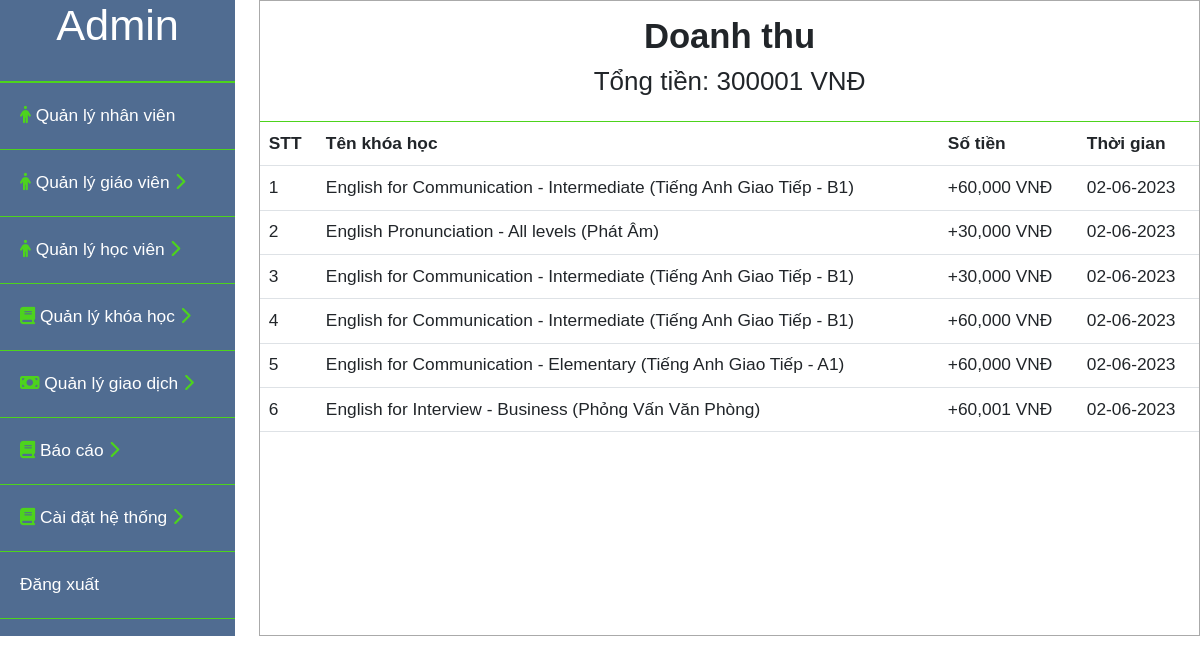
/admin/doanhthu.php, run on the app's committed database.
### tables this page shows
CREATE TABLE `doanhthu` (
  `id` int(11) NOT NULL,
  `idkhoahoc` int(11) NOT NULL,
  `sotien` int(11) NOT NULL,
  `tongtienconlai` int(11) NOT NULL,
  `thoigian` date NOT NULL DEFAULT current_timestamp()
);

CREATE TABLE `theloaikhoahoc` (
  `id` int(11) NOT NULL,
  `tenkhoahoc` varchar(255) NOT NULL,
  `mota` text NOT NULL
);

### admin/doanhthu.php (the view, shortened to what this page needs)
<?php
    include("../user/connect.php");
    $sql_lsgd = "SELECT doanhthu.*, theloaikhoahoc.tenkhoahoc
                    FROM doanhthu,theloaikhoahoc,khoahocgiaovien
                    WHERE doanhthu.idkhoahoc = khoahocgiaovien.id
                    and khoahocgiaovien.theloaikhoahocid=theloaikhoahoc.id";
    $stmt_lsgd  = $conn->prepare($sql_lsgd);
    $query_lsgd  = $stmt_lsgd->execute();
    $result_lsgd  = array();
    while($row_lsgd = $stmt_lsgd->fetch(PDO::FETCH_ASSOC)){
        $result_lsgd[] = $row_lsgd;
    }
    $sql_sl = "SELECT sum(sotien) as dem FROM doanhthu";
    $stmt_sl = $conn->prepare($sql_sl);
    $query_sl = $stmt_sl->execute();
    $result_sl = array();
    while($row_sl = $stmt_sl->fetch(PDO::FETCH_ASSOC)){
        $result_sl[] = $row_sl;
    }
    foreach ($result_sl as $items) {
        $slusers = $items['dem'];
    }
?>
<!DOCTYPE html>
<html lang="en">
<head>
    <link rel="stylesheet" href="css/bootstrap.min.css">
    <link rel="stylesheet" href="style/admin.css">
    <link rel="stylesheet" type="text/css" href="style/danhsach.css">
</head>
<body>
    <div id="content">
        <div id="admin__sidebar">
            <div class="admin__profile">
                <h1>Admin</h1>
            </div>
            <div class="admin__list">
                <ul>
                    <li class="admin__list--nhanvien">
                        <a href="nhanvien.php"><i class="fa-solid fa-person" style="color: #4dd31d;"></i> Quản lý nhân viên</a>
                    </li>
                    <li class="admin__list--giaovien">
                        <a href="#"  onclick="myFunction('toggle1')"><i class="fa-solid fa-person" style="color: #4dd31d;"></i> Quản lý giáo viên <i class="icondrop active fa-solid fa-chevron-right" style="color: #4dd31d;"></i><i class="icondrop fa-solid fa-chevron-down" style="color: #4dd31d;"></i></a>
                    </li>
                    <li class="admin__list--hocvien">
                        <a href="#" onclick="myFunction('toggle5')"> <i class="fa-solid fa-person" style="color: #4dd31d;"></i> Quản lý học viên <i class="icondrop active fa-solid fa-chevron-right" style="color: #4dd31d;"></i><i class="icondrop fa-solid fa-chevron-down" style="color: #4dd31d;"></i></a>
                    </li>
                    <li class="admin__list--khoahoc">
                        <a href="#" onclick="myFunction('toggle6')"> <i class="fa-sharp fa-solid fa-book" style="color: #4dd31d;"></i> Quản lý khóa học <i class="icondrop active fa-solid fa-chevron-right" style="color: #4dd31d;"></i><i class="icondrop fa-solid fa-chevron-down" style="color: #4dd31d;"></i></a>
                    </li>
                    <li class="admin__list--giaodich">
                        <a href="#" onclick="myFunction('toggle2')"><i class="fa-solid fa-money-bill" style="color: #4dd31d;"></i> Quản lý giao dịch <i class="icondrop active fa-solid fa-chevron-right" style="color: #4dd31d;"></i><i class="icondrop fa-solid fa-chevron-down" style="color: #4dd31d;"></i></a>
                    </li>
                    <li class="admin__list--baocao">
                        <a href="#" onclick="myFunction('toggle3')"> <i class="fa-sharp fa-solid fa-book" style="color: #4dd31d;"></i> Báo cáo <i class="icondrop active fa-solid fa-chevron-right" style="color: #4dd31d;"></i><i class="icondrop fa-solid fa-chevron-down" style="color: #4dd31d;"></i></a>
                    </li>
                    <li class="admin__list--hethong">
                        <a href="#" onclick="myFunction('toggle4')"> <i class="fa-sharp fa-solid fa-book" style="color: #4dd31d;"></i> Cài đặt hệ thống <i class="icondrop active fa-solid fa-chevron-right" style="color: #4dd31d;"></i><i class="icondrop fa-solid fa-chevron-down" style="color: #4dd31d;"></i></a>
                    </li>
                    <li class="admin__list--dangxuat">
                        <a href="logout.php">Đăng xuất</a>
                    </li>
                </ul>
            </div>
        </div>
         <div id="main_content">
            <div class="title">
                <h2>Doanh thu</h2>
                <h4>Tổng tiền: <?php echo $slusers?> VNĐ</h4>
            </div>
            <div class="chitiet_content">
                <table class="table table-inverse">
                    <thead>
                        <tr>
                            <th>STT</th>
                            <th>Tên khóa học</th>
                            <th>Số tiền</th>
                            <th>Thời gian</th>
                        </tr>
                    </thead>
                    <tbody>
                        <?php $i=1; foreach($result_lsgd as $items):?>
                        <tr>
                            <td><?php echo $i;?></td>
                            <td><?php echo $items['tenkhoahoc'];?></td>
                            <td>+<?php
                                $sotien = $items['sotien'];
                                echo number_format($sotien);
                                ?> VNĐ</td>
                            <td><?php
                                $thoigian = $items['thoigian'];
                                echo date("d-m-Y",strtotime($thoigian));
                                ?></td>
                        </tr>
                        <?php $i++; endforeach?>
                    </tbody>
                </table>
            </div>
         </div>
    </div>
</body>
</html>

### admin/style/admin.css (style rules this page uses)
* { font-family: Verdana, Geneva, Tahoma, sans-serif; margin: 0; padding:0; box-sizing: border-box; font-size: 13pt; }
#admin__sidebar { width: 25%; background-color: #506c91; color: #ffffff; }
#admin__sidebar .admin__profile { text-align: center; padding-bottom: 20px; border-bottom: 2px solid #4dd31d; }
#admin__sidebar .admin__list li { list-style: none;; }
#admin__sidebar .admin__list a { text-decoration: none; color: #ffffff; }
.admin__list ul { padding: 0; }
.admin__list li { padding: 20px; border-bottom: 1px solid #4dd31d; }
.icondrop { display: none; }
.icondrop.active { display: inline-block; }

### admin/style/danhsach.css (style rules this page uses)
#content { display: flex; }
#main_content { margin-left: 2%; width: 100%; max-width: 1150px; border: 1px solid #aaaaaa; height: auto; }
#main_content .title { border-bottom: 1px solid #4dd31d; text-align: center; padding: 15px ; }
#main_content .title h2 { font-weight: bold; }

### data on the page
doanhthu: theloaikhoahoc.tenkhoahoc "English for Communication - Intermediate (Tiếng Anh Giao Tiếp - B1)", sotien "60,000", thoigian "02-06-2023"
doanhthu: theloaikhoahoc.tenkhoahoc "English Pronunciation - All levels (Phát Âm)", sotien "30,000", thoigian "02-06-2023"
doanhthu: theloaikhoahoc.tenkhoahoc "English for Communication - Intermediate (Tiếng Anh Giao Tiếp - B1)", sotien "30,000", thoigian "02-06-2023"
doanhthu: theloaikhoahoc.tenkhoahoc "English for Communication - Intermediate (Tiếng Anh Giao Tiếp - B1)", sotien "60,000", thoigian "02-06-2023"
doanhthu: theloaikhoahoc.tenkhoahoc "English for Communication - Elementary (Tiếng Anh Giao Tiếp - A1)", sotien "60,000", thoigian "02-06-2023"
doanhthu: theloaikhoahoc.tenkhoahoc "English for Interview - Business (Phỏng Vấn Văn Phòng)", sotien "60,001", thoigian "02-06-2023"

### other printed values
$slusers "300001"
